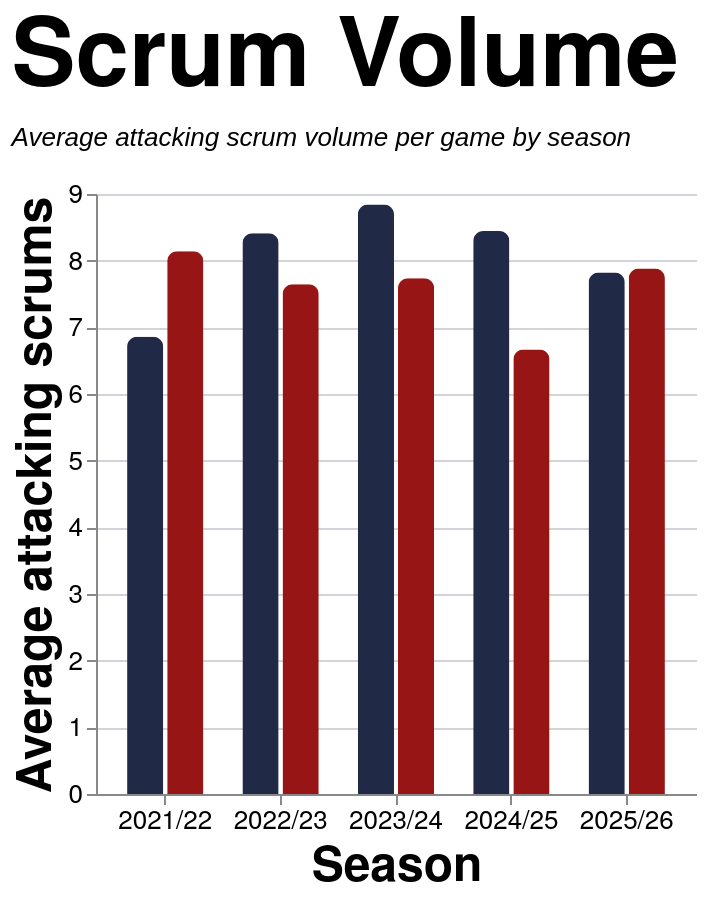

Describe this chart as a Vega-Lite specification.
### Vega-Lite specification from a JSON file in a GitHub repository (floating-point values rounded to 4 significant figures)
{"config": {"axis": {"labelFont": "PT Sans Narrow, Helvetica Neue, Helvetica, Arial, sans-serif", "titleFont": "PT Sans Narrow, Helvetica Neue, Helvetica, Arial, sans-serif", "labelFontSize": 13, "titleFontSize": 24, "gridColor": "#202947", "gridOpacity": 0.2, "zindex": 1}, "text": {"font": "Lato, sans-serif"}, "bar": {"cornerRadiusEnd": 5}, "header": {"labelFont": "PT Sans Narrow, Helvetica Neue, Helvetica, Arial, sans-serif", "titleFont": "PT Sans Narrow, Helvetica Neue, Helvetica, Arial, sans-serif", "labelFontSize": 24, "titleFontSize": 28, "labelFontWeight": "bold", "orient": "left"}, "legend": {"labelFont": "PT Sans Narrow, Helvetica Neue, Helvetica, Arial, sans-serif", "titleFont": "PT Sans Narrow, Helvetica Neue, Helvetica, Arial, sans-serif", "labelFontSize": 14, "titleFontSize": 16, "titlePadding": 5, "fillColor": "white", "strokeColor": "black", "padding": 10, "titleFontWeight": "lighter", "titleFontStyle": "italic", "titleColor": "gray", "offset": 10}, "title": {"font": "PT Sans Narrow, Helvetica Neue, Helvetica, Arial, sans-serif", "fontSize": 48, "fontWeight": "bold", "anchor": "start", "align": "center", "titlePadding": 20, "subtitlePadding": 10, "subtitleFontSize": 13, "subtitleColor": "", "subtitleFontStyle": "italic", "offset": 15, "color": "black"}, "axisX": {"labelAngle": 0}, "facet": {"title": null, "header": null, "align": {"row": "each", "column": "each"}, "spacing": 10}, "resolve": {"scale": {"y": "independent", "facet": "independent"}}, "background": "transparent", "scale": {"offsetBandPaddingOuter": 0.2, "offsetBandPaddingInner": 0.1}, "view": {"stroke": null, "background": "transparent"}}, "data": {"name": "data-510b0e215bf3df3af04cdf144b3eefef"}, "mark": {"type": "bar"}, "encoding": {"color": {"field": "team", "legend": null, "scale": {"domain": ["EGRFC", "Opposition"], "range": ["#202946", "#981515"]}, "title": "Team", "type": "nominal"}, "tooltip": [{"field": "set_piece", "title": "Set Piece", "type": "nominal"}, {"field": "season", "title": "Season", "type": "nominal"}, {"field": "team", "title": "Team", "type": "nominal"}, {"field": "avg_attempts", "format": ".2f", "title": "Avg Attempts", "type": "quantitative"}], "x": {"axis": {"labelAngle": 0}, "field": "season", "sort": ["2021/22", "2022/23", "2023/24", "2024/25", "2025/26", "2026/27"], "title": "Season", "type": "nominal"}, "xOffset": {"field": "team", "sort": ["EGRFC", "Opposition"], "type": "nominal"}, "y": {"axis": {"format": ".0f"}, "field": "avg_attempts", "title": "Average attacking scrums", "type": "quantitative"}}, "height": 300, "params": [{"name": "spSquadParam", "value": "1st"}, {"name": "spSeasonParam", "value": "All"}, {"name": "spGameTypeParam", "value": "League + Cup"}], "title": {"text": "Scrum Volume", "subtitle": ["Average attacking scrum volume per game by season"]}, "transform": [{"filter": "datum.squad == spSquadParam && (spSeasonParam == 'All' || datum.season == spSeasonParam) && datum.game_type_mode == spGameTypeParam"}], "width": 300, "$schema": "https://vega.github.io/schema/vega-lite/v5.20.1.json", "datasets": {"data-510b0e215bf3df3af04cdf144b3eefef": [{"squad": "1st", "season": "2021/22", "team": "EGRFC", "set_piece": "Scrum", "avg_attempts": 7.0, "game_type_mode": "All"}, {"squad": "1st", "season": "2021/22", "team": "Opposition", "set_piece": "Scrum", "avg_attempts": 7.625, "game_type_mode": "All"}, {"squad": "1st", "season": "2022/23", "team": "EGRFC", "set_piece": "Scrum", "avg_attempts": 8.412, "game_type_mode": "All"}, {"squad": "1st", "season": "2022/23", "team": "Opposition", "set_piece": "Scrum", "avg_attempts": 7.647, "game_type_mode": "All"}, {"squad": "1st", "season": "2023/24", "team": "EGRFC", "set_piece": "Scrum", "avg_attempts": 8.857, "game_type_mode": "All"}, {"squad": "1st", "season": "2023/24", "team": "Opposition", "set_piece": "Scrum", "avg_attempts": 7.762, "game_type_mode": "All"}, {"squad": "1st", "season": "2024/25", "team": "EGRFC", "set_piece": "Scrum", "avg_attempts": 8.444, "game_type_mode": "All"}, {"squad": "1st", "season": "2024/25", "team": "Opposition", "set_piece": "Scrum", "avg_attempts": 6.667, "game_type_mode": "All"}, {"squad": "1st", "season": "2025/26", "team": "EGRFC", "set_piece": "Scrum", "avg_attempts": 8.0, "game_type_mode": "All"}, {"squad": "1st", "season": "2025/26", "team": "Opposition", "set_piece": "Scrum", "avg_attempts": 8.056, "game_type_mode": "All"}, {"squad": "1st", "season": "2026/27", "team": "EGRFC", "set_piece": "Scrum", "avg_attempts": 10.0, "game_type_mode": "All"}, {"squad": "1st", "season": "2026/27", "team": "Opposition", "set_piece": "Scrum", "avg_attempts": 6.0, "game_type_mode": "All"}, {"squad": "2nd", "season": "2021/22", "team": "EGRFC", "set_piece": "Scrum", "avg_attempts": 8.0, "game_type_mode": "All"}, {"squad": "2nd", "season": "2021/22", "team": "Opposition", "set_piece": "Scrum", "avg_attempts": 10.12, "game_type_mode": "All"}, {"squad": "2nd", "season": "2022/23", "team": "EGRFC", "set_piece": "Scrum", "avg_attempts": 8.0, "game_type_mode": "All"}, {"squad": "2nd", "season": "2022/23", "team": "Opposition", "set_piece": "Scrum", "avg_attempts": 7.0, "game_type_mode": "All"}, {"squad": "2nd", "season": "2023/24", "team": "EGRFC", "set_piece": "Scrum", "avg_attempts": 6.857, "game_type_mode": "All"}, {"squad": "2nd", "season": "2023/24", "team": "Opposition", "set_piece": "Scrum", "avg_attempts": 8.714, "game_type_mode": "All"}, {"squad": "2nd", "season": "2024/25", "team": "EGRFC", "set_piece": "Scrum", "avg_attempts": 6.545, "game_type_mode": "All"}, {"squad": "2nd", "season": "2024/25", "team": "Opposition", "set_piece": "Scrum", "avg_attempts": 8.455, "game_type_mode": "All"}, {"squad": "2nd", "season": "2025/26", "team": "EGRFC", "set_piece": "Scrum", "avg_attempts": 8.833, "game_type_mode": "All"}, {"squad": "2nd", "season": "2025/26", "team": "Opposition", "set_piece": "Scrum", "avg_attempts": 9.167, "game_type_mode": "All"}, {"squad": "1st", "season": "2021/22", "team": "EGRFC", "set_piece": "Scrum", "avg_attempts": 6.857, "game_type_mode": "League + Cup"}, {"squad": "1st", "season": "2021/22", "team": "Opposition", "set_piece": "Scrum", "avg_attempts": 8.143, "game_type_mode": "League + Cup"}, {"squad": "1st", "season": "2022/23", "team": "EGRFC", "set_piece": "Scrum", "avg_attempts": 8.412, "game_type_mode": "League + Cup"}, {"squad": "1st", "season": "2022/23", "team": "Opposition", "set_piece": "Scrum", "avg_attempts": 7.647, "game_type_mode": "League + Cup"}, {"squad": "1st", "season": "2023/24", "team": "EGRFC", "set_piece": "Scrum", "avg_attempts": 8.842, "game_type_mode": "League + Cup"}, {"squad": "1st", "season": "2023/24", "team": "Opposition", "set_piece": "Scrum", "avg_attempts": 7.737, "game_type_mode": "League + Cup"}, {"squad": "1st", "season": "2024/25", "team": "EGRFC", "set_piece": "Scrum", "avg_attempts": 8.444, "game_type_mode": "League + Cup"}, {"squad": "1st", "season": "2024/25", "team": "Opposition", "set_piece": "Scrum", "avg_attempts": 6.667, "game_type_mode": "League + Cup"}, {"squad": "1st", "season": "2025/26", "team": "EGRFC", "set_piece": "Scrum", "avg_attempts": 7.824, "game_type_mode": "League + Cup"}, {"squad": "1st", "season": "2025/26", "team": "Opposition", "set_piece": "Scrum", "avg_attempts": 7.882, "game_type_mode": "League + Cup"}, {"squad": "2nd", "season": "2021/22", "team": "EGRFC", "set_piece": "Scrum", "avg_attempts": 7.833, "game_type_mode": "League + Cup"}, {"squad": "2nd", "season": "2021/22", "team": "Opposition", "set_piece": "Scrum", "avg_attempts": 10.0, "game_type_mode": "League + Cup"}, {"squad": "2nd", "season": "2022/23", "team": "EGRFC", "set_piece": "Scrum", "avg_attempts": 8.0, "game_type_mode": "League + Cup"}, {"squad": "2nd", "season": "2022/23", "team": "Opposition", "set_piece": "Scrum", "avg_attempts": 7.0, "game_type_mode": "League + Cup"}, {"squad": "2nd", "season": "2023/24", "team": "EGRFC", "set_piece": "Scrum", "avg_attempts": 6.8, "game_type_mode": "League + Cup"}, {"squad": "2nd", "season": "2023/24", "team": "Opposition", "set_piece": "Scrum", "avg_attempts": 9.4, "game_type_mode": "League + Cup"}, {"squad": "2nd", "season": "2024/25", "team": "EGRFC", "set_piece": "Scrum", "avg_attempts": 6.667, "game_type_mode": "League + Cup"}, {"squad": "2nd", "season": "2024/25", "team": "Opposition", "set_piece": "Scrum", "avg_attempts": 8.667, "game_type_mode": "League + Cup"}, {"squad": "2nd", "season": "2025/26", "team": "EGRFC", "set_piece": "Scrum", "avg_attempts": 8.833, "game_type_mode": "League + Cup"}, {"squad": "2nd", "season": "2025/26", "team": "Opposition", "set_piece": "Scrum", "avg_attempts": 9.167, "game_type_mode": "League + Cup"}, {"squad": "1st", "season": "2021/22", "team": "EGRFC", "set_piece": "Scrum", "avg_attempts": 5.4, "game_type_mode": "League only"}, {"squad": "1st", "season": "2021/22", "team": "Opposition", "set_piece": "Scrum", "avg_attempts": 7.2, "game_type_mode": "League only"}, {"squad": "1st", "season": "2022/23", "team": "EGRFC", "set_piece": "Scrum", "avg_attempts": 8.733, "game_type_mode": "League only"}, {"squad": "1st", "season": "2022/23", "team": "Opposition", "set_piece": "Scrum", "avg_attempts": 8.067, "game_type_mode": "League only"}, {"squad": "1st", "season": "2023/24", "team": "EGRFC", "set_piece": "Scrum", "avg_attempts": 8.529, "game_type_mode": "League only"}, {"squad": "1st", "season": "2023/24", "team": "Opposition", "set_piece": "Scrum", "avg_attempts": 8.118, "game_type_mode": "League only"}, {"squad": "1st", "season": "2024/25", "team": "EGRFC", "set_piece": "Scrum", "avg_attempts": 8.588, "game_type_mode": "League only"}, {"squad": "1st", "season": "2024/25", "team": "Opposition", "set_piece": "Scrum", "avg_attempts": 6.647, "game_type_mode": "League only"}, {"squad": "1st", "season": "2025/26", "team": "EGRFC", "set_piece": "Scrum", "avg_attempts": 7.867, "game_type_mode": "League only"}, {"squad": "1st", "season": "2025/26", "team": "Opposition", "set_piece": "Scrum", "avg_attempts": 7.667, "game_type_mode": "League only"}, {"squad": "2nd", "season": "2021/22", "team": "EGRFC", "set_piece": "Scrum", "avg_attempts": 7.833, "game_type_mode": "League only"}, {"squad": "2nd", "season": "2021/22", "team": "Opposition", "set_piece": "Scrum", "avg_attempts": 10.0, "game_type_mode": "League only"}, {"squad": "2nd", "season": "2022/23", "team": "EGRFC", "set_piece": "Scrum", "avg_attempts": 8.0, "game_type_mode": "League only"}, {"squad": "2nd", "season": "2022/23", "team": "Opposition", "set_piece": "Scrum", "avg_attempts": 7.0, "game_type_mode": "League only"}, {"squad": "2nd", "season": "2023/24", "team": "EGRFC", "set_piece": "Scrum", "avg_attempts": 6.8, "game_type_mode": "League only"}, {"squad": "2nd", "season": "2023/24", "team": "Opposition", "set_piece": "Scrum", "avg_attempts": 9.4, "game_type_mode": "League only"}, {"squad": "2nd", "season": "2024/25", "team": "EGRFC", "set_piece": "Scrum", "avg_attempts": 6.667, "game_type_mode": "League only"}, {"squad": "2nd", "season": "2024/25", "team": "Opposition", "set_piece": "Scrum", "avg_attempts": 8.667, "game_type_mode": "League only"}, {"squad": "2nd", "season": "2025/26", "team": "EGRFC", "set_piece": "Scrum", "avg_attempts": 8.833, "game_type_mode": "League only"}, {"squad": "2nd", "season": "2025/26", "team": "Opposition", "set_piece": "Scrum", "avg_attempts": 9.167, "game_type_mode": "League only"}]}}
